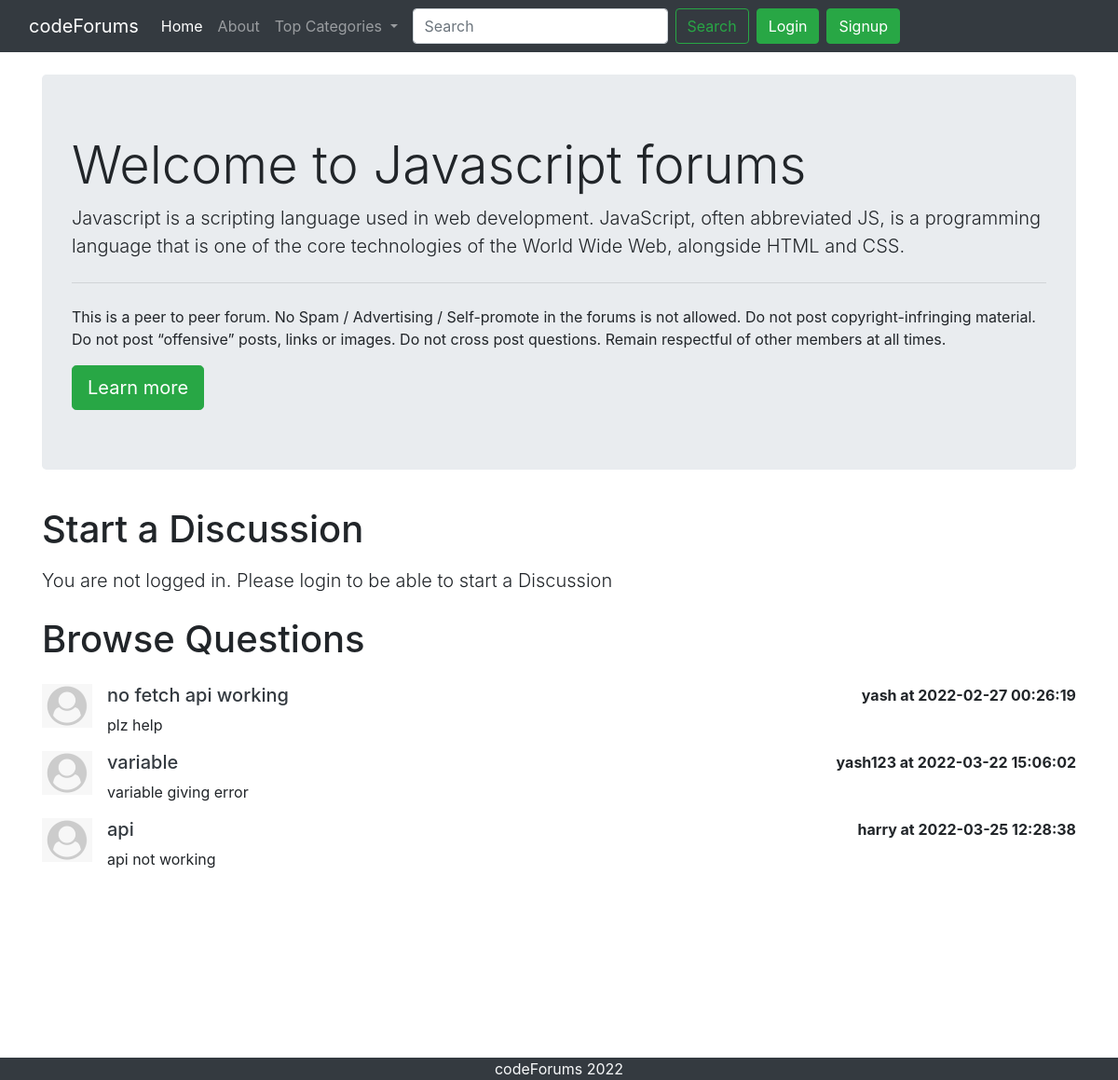
The app's page /threadlist.php?catid=2 with its own data.
### tables this page shows
CREATE TABLE `categories` (
  `category_id` int(10) NOT NULL,
  `category_name` varchar(255) NOT NULL,
  `category_description` varchar(255) NOT NULL,
  `created` datetime NOT NULL
);

CREATE TABLE `threads` (
  `thread_id` int(7) NOT NULL,
  `thread_title` varchar(255) NOT NULL,
  `thread_desc` text NOT NULL,
  `thread_cat_id` int(7) NOT NULL,
  `thread_user_id` int(7) NOT NULL,
  `timestamp` datetime NOT NULL DEFAULT current_timestamp()
);

CREATE TABLE `users` (
  `sno` int(8) NOT NULL,
  `user_email` varchar(255) NOT NULL,
  `user_pass` varchar(255) NOT NULL,
  `timestamp` datetime NOT NULL DEFAULT current_timestamp()
);

### threadlist.php (the view, shortened to what this page needs)
<!doctype html>
<html lang="en">
<head>
    <link rel="stylesheet" href="https://stackpath.bootstrapcdn.com/bootstrap/4.5.0/css/bootstrap.min.css"
>
</head>
<body>
    <?php include '_dbconnect.php';?>
    <?php include '_header.php';?>
    <?php
    $id = $_GET['catid'];
    $sql = "SELECT * FROM `categories` WHERE category_id=$id";
    $result = mysqli_query($conn, $sql);
    while($row = mysqli_fetch_assoc($result)){
        $catname = $row['category_name'];
        $catdesc = $row['category_description'];
    }
    ?>
    <div class="container my-4">
        <div class="jumbotron">
            <h1 class="display-4">Welcome to <?php echo $catname;?> forums</h1>
            <p class="lead"> <?php echo $catdesc;?></p>
            <hr class="my-4">
            <p>This is a peer to peer forum. No Spam / Advertising / Self-promote in the forums is not allowed. Do not
                post copyright-infringing material. Do not post “offensive” posts, links or images. Do not cross post
                questions. Remain respectful of other members at all times.</p>
            <a class="btn btn-success btn-lg" href="#" role="button">Learn more</a>
        </div>
    </div>
    <?php
    if(isset($_SESSION['loggedin']) && $_SESSION['loggedin']==true){
    echo '<div class="container">
            <h1 class="py-2">Start a Discussion</h1>
            <form action="'. $_SERVER["REQUEST_URI"] . '" method="post">
                <div class="form-group">
                    <label for="exampleInputEmail1">Problem Title</label>
                    <input type="text" class="form-control" id="title" name="title" aria-describedby="emailHelp">
                    <small id="emailHelp" class="form-text text-muted">Keep your title as short and crisp as
                        possible</small>
                </div>
                <input type="hidden" name="sno" value="'. $_SESSION["sno"]. '">
                <div class="form-group">
                    <label for="exampleFormControlTextarea1">Ellaborate Your Concern</label>
                    <textarea class="form-control" id="desc" name="desc" rows="3"></textarea>
                </div>
                <button type="submit" class="btn btn-success">Submit</button>
            </form>
        </div>';
    }
    else{
        echo '
        <div class="container">
        <h1 class="py-2">Start a Discussion</h1>
           <p class="lead">You are not logged in. Please login to be able to start a Discussion</p>
        </div>
        ';
    }
    ?>
    <div class="container mb-5" id="ques">
        <h1 class="py-2">Browse Questions</h1>
    <?php
    $id = $_GET['catid'];
    $sql = "SELECT * FROM `threads` WHERE thread_cat_id=$id";
    $result = mysqli_query($conn, $sql);
    while($row = mysqli_fetch_assoc($result)){
        $id = $row['thread_id'];
        $title = $row['thread_title'];
        $desc = $row['thread_desc'];
        $thread_time = $row['timestamp'];
        $thread_user_id = $row['thread_user_id'];
        $sql2 = "SELECT user_email FROM `users` WHERE sno='$thread_user_id'";
        $result2 = mysqli_query($conn, $sql2);
        $row2 = mysqli_fetch_assoc($result2);
        echo '<div class="media my-3">
            <img src="user.png" width="54px" class="mr-3" alt="...">
            <div class="media-body">'.
             '<h5 class="mt-0"> <a class="text-dark" href="thread.php?threadid=' . $id. '">'. $title . ' </a></h5>
                '. $desc . ' </div>'.'<div class="font-weight-bold my-0"> ' . $row2['user_email']. ' at '. $thread_time. '</div>'.
        '</div>';
        }
    ?>
    </div>
    <?php include '_footer.php';?>
</body>
</html>

### _header.php (shortened to what this page needs)
<?php
echo '<nav class="navbar navbar-expand-lg navbar-dark bg-dark">
<div class="container-fluid">
  <a class="navbar-brand" href="/Forum/index.php">codeForums</a>
  <button class="navbar-toggler" type="button" data-bs-toggle="collapse" data-bs-target="#navbarSupportedContent" aria-controls="navbarSupportedContent" aria-expanded="false" aria-label="Toggle navigation">
    <span class="navbar-toggler-icon"></span>
  </button>
  <div class="collapse navbar-collapse" id="navbarSupportedContent">
    <ul class="navbar-nav me-auto mb-2 mb-lg-0">
      <li class="nav-item">
        <a class="nav-link active" aria-current="page" href="/Forum/index.php">Home</a>
      </li>
      <li class="nav-item">
        <a class="nav-link" href="/Forum/about.php">About</a>
      </li>
      <li class="nav-item dropdown">
        <a class="nav-link dropdown-toggle" href="#" id="navbarDropdown" role="button" data-toggle="dropdown" aria-haspopup="true" aria-expanded="false">
          Top Categories
        </a>
        <ul class="dropdown-menu" aria-labelledby="navbarDropdown">';
        echo'
        </ul>
      </li>
    </ul>
    <div class ="row mx-2">';
    if(isset($_SESSION['loggedin']) && $_SESSION['loggedin']==true){
      echo' <form class="form-inline my-2 my-lg-0">
      <input class="form-control me-2" type="search" placeholder="Search" aria-label="Search">
      <button class="btn btn-outline-success mx-4" type="submit">Search</button>
      <p class="text-light my-0 mx-2">Welcome '. $_SESSION['useremail']. '</p>
      <a href="_logout.php" class="btn btn-success ml-2">Logout</a></form>';
    }
    else{
      echo'
      <form class="form-inline my-2 my-lg-0">
      <input class="form-control mr-sm-2" type="search" placeholder="Search" aria-label="Search">
      <button class="btn btn-outline-success my-2 my-sm-0" type="submit">Search</button>
      </form>
      <button class="btn btn-success ml-2" data-toggle="modal" data-target="#loginModal">Login</button>
      <button class="btn btn-success mx-2" data-toggle="modal" data-target="#signupModal">Signup</button>';
    }
  echo '</div>
</div>
</nav>';
?>

### _footer.php
<div class="container-fluid bg-dark text-light">
    <p class="text-center mb-0">  codeForums 2022 </p>
</div>

### threadlist.php (style rules this page uses)
#ques { min-height: 433px; }

### records on screen
categories: category_name "Javascript", category_description "Javascript is a scripting language used in web development. JavaScript, often abbreviated JS, is a programming language that is one of the core technologies of the World Wide Web, alongside HTML and CSS."
threads: thread_title "no fetch api working", thread_desc "plz help", users.user_email "yash", timestamp "2022-02-27 00:26:19"
threads: thread_title "variable", thread_desc "variable giving error", users.user_email "yash123", timestamp "2022-03-22 15:06:02"
threads: thread_title "api", thread_desc "api not working", users.user_email "harry", timestamp "2022-03-25 12:28:38"
